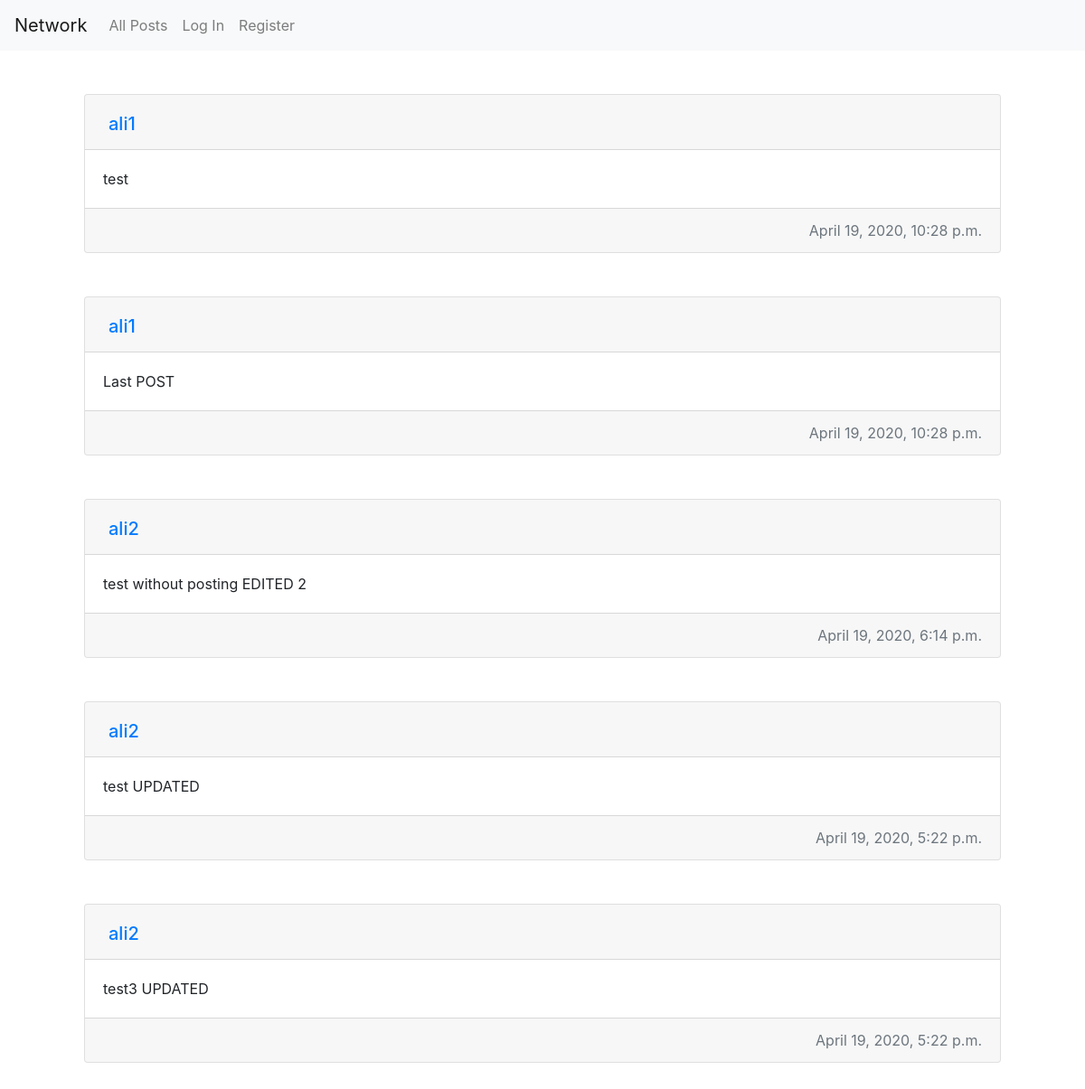
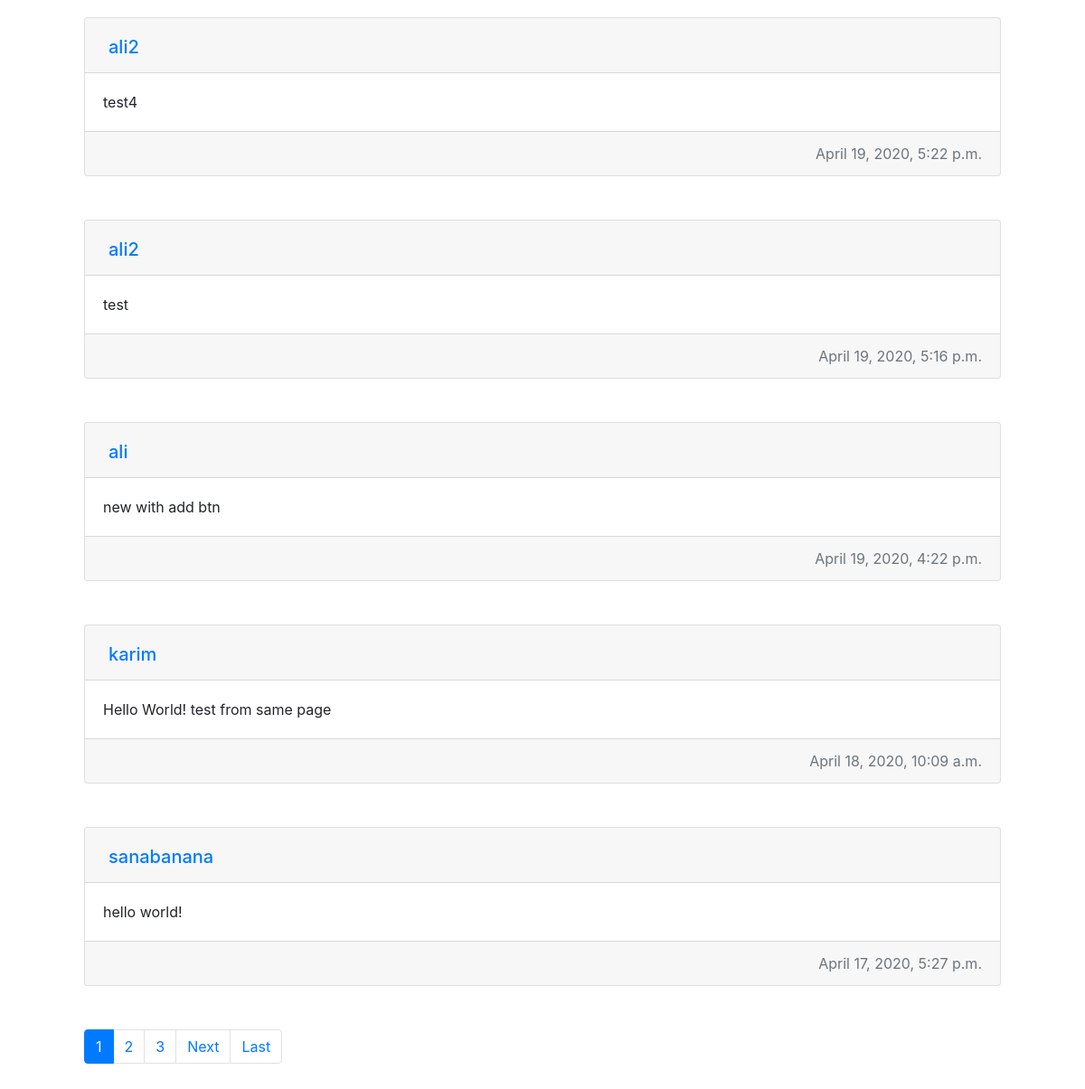
The page / on the database its author committed (2 pictures, top to bottom).
### network/models.py (models this page shows, shortened)
class Post(models.Model):
    user = models.ForeignKey(User, on_delete=models.CASCADE, related_name="posts")
    post = models.TextField(blank=False)
    like = models.ManyToManyField(User, blank="True", related_name="likes")
    created = models.DateTimeField(default=datetime.now(), blank=True)
    class Meta:
        verbose_name_plural="Posts"

class User(AbstractUser):
    followers = models.ManyToManyField(settings.AUTH_USER_MODEL, blank=True, related_name="following")
    class Meta:
        verbose_name_plural="Users"

### network/views.py (the view)
# urls.py: path("", views.index, name="index"),
def index(request):
    allPost = Post.objects.filter().order_by("-created").all()
    return render(request, "network/index.html",{
        "posts": allPost,
        "form":forms.PostForm(),
        "page_obj": paginator(allPost, request.GET.get('page')),
    })

### network/views.py (called while the page is built)
def paginator(posts, page):
    paginator = Paginator(posts, 10)
    page_number = page
    page_obj = paginator.get_page(page_number)
    return page_obj

### network/templates/network/index.html (shortened to what this page needs)
{% extends "network/layout.html" %}
{% load static %}
{% block body %}
    <div class="container">
        {% for post in page_obj %}
            <div class="card m-5">
                <div class="card-header" id="post-{{ post.id }}">
                    <ul class="nav card-header-tabs">
                        <li class="nav-item">
                            {% if post.user == user %}
                                <a class="nav-link" href="{% url 'profile' %}">
                                    <h5>{{ post.user.username }}</h5>
                                </a>
                            {% else %}
                                <a class="nav-link" href="{% url 'userPosts' post.user.id %}">
                                    <h5>{{ post.user.username }}</h5>
                                </a>
                            {% endif %}
                        </li>
                    </ul>
                </div>
                <div class="card-body">
                    <p id="content-{{ post.id }}" class="card-text">{{ post.post }}</p>
                </div>
                <div class="card-footer">
                    <div class="row">
                        <div class="col text-muted text-left">
                        </div>
                        <div class="col text-muted text-right">
                            {{ post.created }}
                        </div>
                    </div>
                </div>
            </div>
        {% endfor %}
        <nav aria-label="Page navigation" class="m-5">
            <ul class="pagination">
                {% for num in page_obj.paginator.page_range %}
                    {% if page_obj.number == num %}
                        <li class="page-item active">
                            <a class="page-link" href="?page={{ num }}">{{ num }}</a>
                        </li>
                    {% elif num > page_obj.number|add:'-3' and num < page_obj.number|add:'3' %}
                        <li class="page-item">
                            <a class="page-link" href="?page={{ num }}">{{ num }}</a>
                        </li>
                    {% endif %}
                {% endfor %}
                {% if page_obj.has_next %}
                    <li class="page-item">
                        <a class="page-link" href="?page={{ page_obj.next_page_number }}">Next</a>
                    </li>
                    <li class="page-item">
                        <a class="page-link" href="?page={{ page_obj.paginator.num_pages }}">Last</a>
                    </li>
                {% endif %}
            </ul>
        </nav>
    </div>
{% endblock %}

### rows shown on the page
Post: user.username "ali1", post "test", created "April 19, 2020, 10:28 p.m."
Post: user.username "ali1", post "Last POST", created "April 19, 2020, 10:28 p.m."
Post: user.username "ali2", post "test without posting EDITED 2", created "April 19, 2020, 6:14 p.m."
Post: user.username "ali2", post "test UPDATED", created "April 19, 2020, 5:22 p.m."
Post: user.username "ali2", post "test3 UPDATED", created "April 19, 2020, 5:22 p.m."
Post: user.username "ali2", post "test4", created "April 19, 2020, 5:22 p.m."
Post: user.username "ali2", post "test", created "April 19, 2020, 5:16 p.m."
Post: user.username "ali", post "new with add btn", created "April 19, 2020, 4:22 p.m."
Post: user.username "karim", post "Hello World! test from same page", created "April 18, 2020, 10:09 a.m."
Post: user.username "sanabanana", post "hello world!", created "April 17, 2020, 5:27 p.m."

### other values the page prints
{{ num }} "1"
{{ num }} "2" "3"
